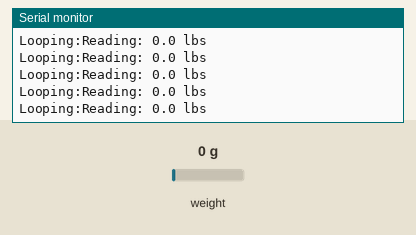
This sketch was run on a simulated Arduino Uno, built with avr-gcc and run on an emulated ATmega328P. On the bench: the last lines printed to the serial monitor. The test bench sets the inputs (shaded band); at power-on: weight on the scale 0 g.

Above: at 2.2 s.
2.3 s: weight on the scale set to 100 g
At 2.32 s:
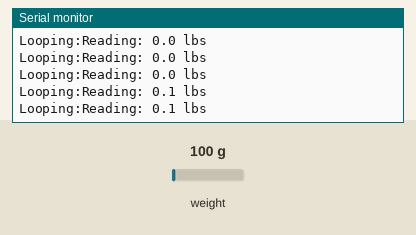
5.3 s: weight on the scale set to 1250 g
At 5.34 s:
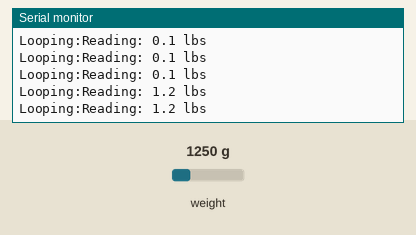
Timing chart, 0 to 8.3 s (numbered marks = the images above; inputs shaded):
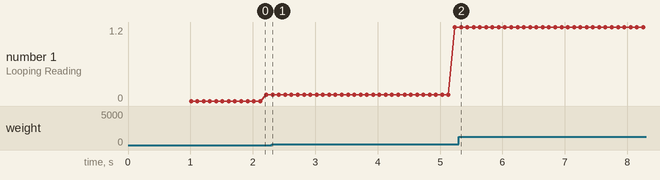

The sketch:

scalenew.ino
```cpp
#include <HX711.h>

/*
 Example using the SparkFun HX711 breakout board with a scale
 By: Nathan Seidle
 SparkFun Electronics
 Date: November 19th, 2014
 License: This code is public domain but you buy me a beer if you use this and we meet someday (Beerware license).

 This example demonstrates basic scale output. See the calibration sketch to get the calibration_factor for your
 specific load cell setup.

 This example code uses bogde's excellent library:"https://github.com/bogde/HX711"
 bogde's library is released under a GNU GENERAL PUBLIC LICENSE

 The HX711 does one thing well: read load cells. The breakout board is compatible with any wheat-stone bridge
 based load cell which should allow a user to measure everything from a few grams to tens of tons.
 Arduino pin 2 -> HX711 CLK
 3 -> DAT
 5V -> VCC
 GND -> GND

 The HX711 board can be powered from 2.7V to 5V so the Arduino 5V power should be fine.

*/


#define calibration_factor -7050.0 //This value is obtained using the SparkFun_HX711_Calibration sketch

#define LOADCELL_DOUT_PIN  3
#define LOADCELL_SCK_PIN  2

HX711 scale;

void setup() {
  Serial.begin(9600);
  Serial.println("HX711 scale demo");

  scale.begin(LOADCELL_DOUT_PIN, LOADCELL_SCK_PIN);
  scale.set_scale(calibration_factor); //This value is obtained by using the SparkFun_HX711_Calibration sketch
  scale.tare(); //Assuming there is no weight on the scale at start up, reset the scale to 0

  Serial.println("Readings:");
}

void loop() {
  Serial.print("Looping:");
  Serial.print("Reading: ");
  Serial.print(scale.get_units(), 1); //scale.get_units() returns a float
  Serial.print(" lbs"); //You can change this to kg but you'll need to refactor the calibration_factor
  Serial.println();
}
```

Measured:
- after the input at 2.3 s, the serial monitor: prints a new line at once (image 1)
- after the input at 5.3 s, the serial monitor: prints a new line at once (image 2)
- plotted number 1: 0.1 → 1.2 after the input at 2.3 s
